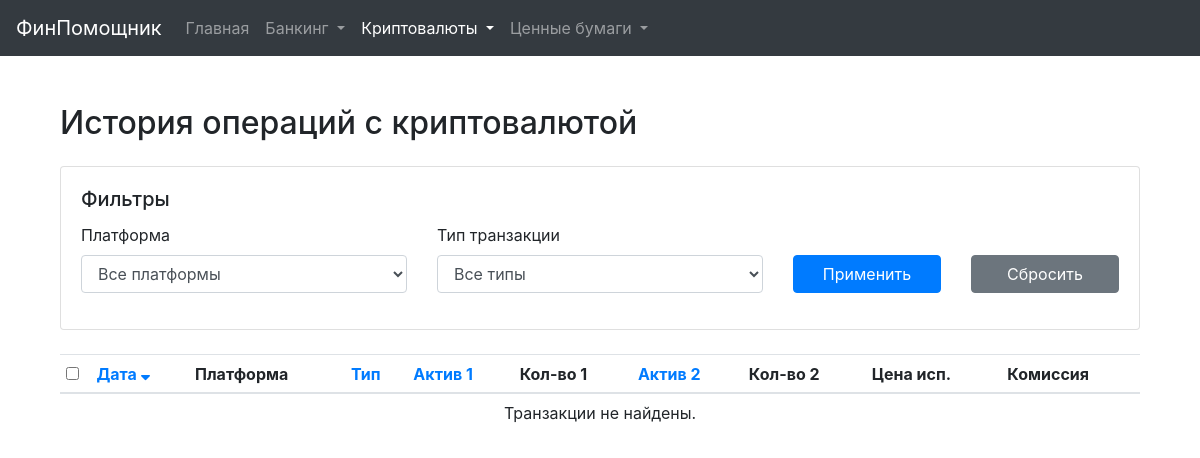
The app's page /crypto-transactions, older data.
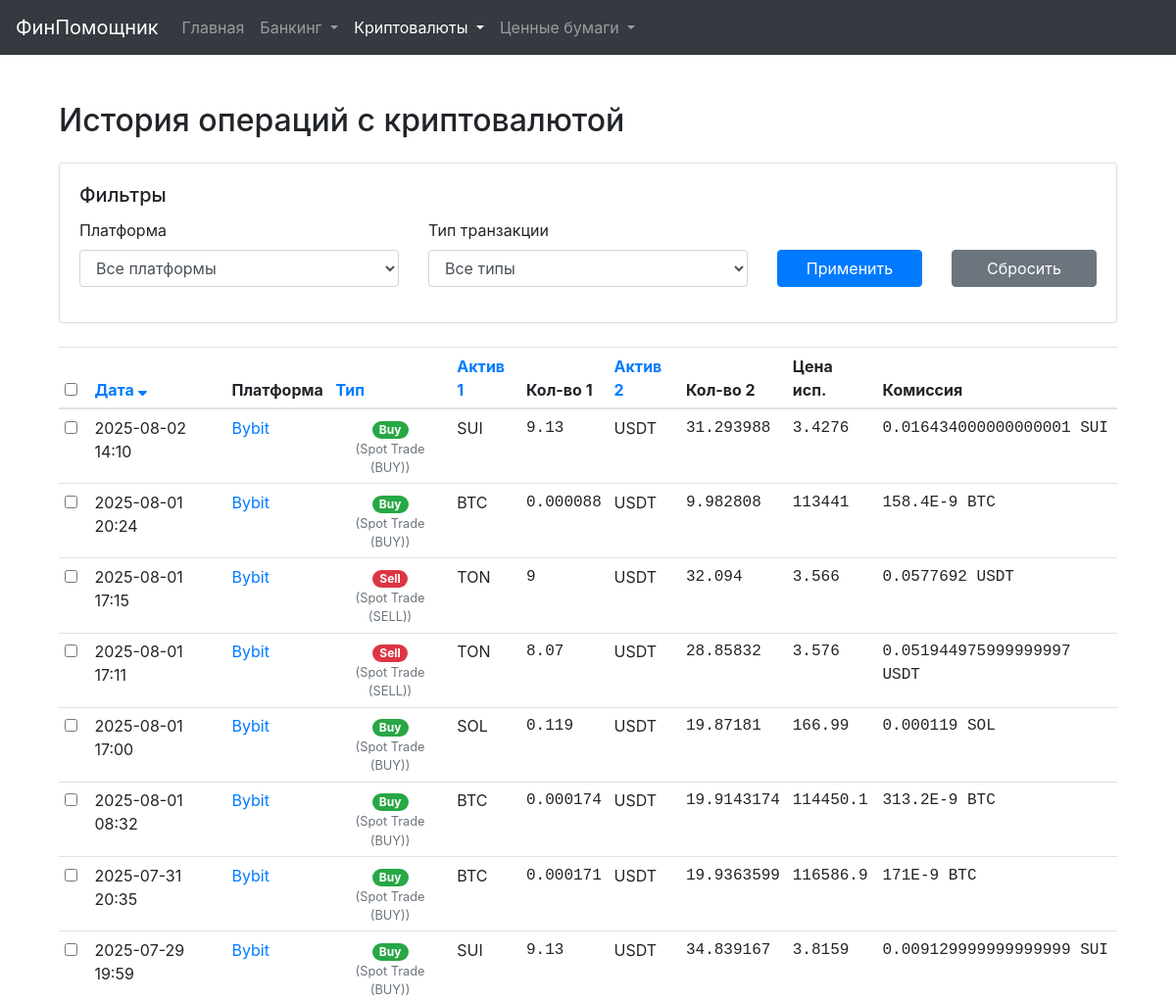
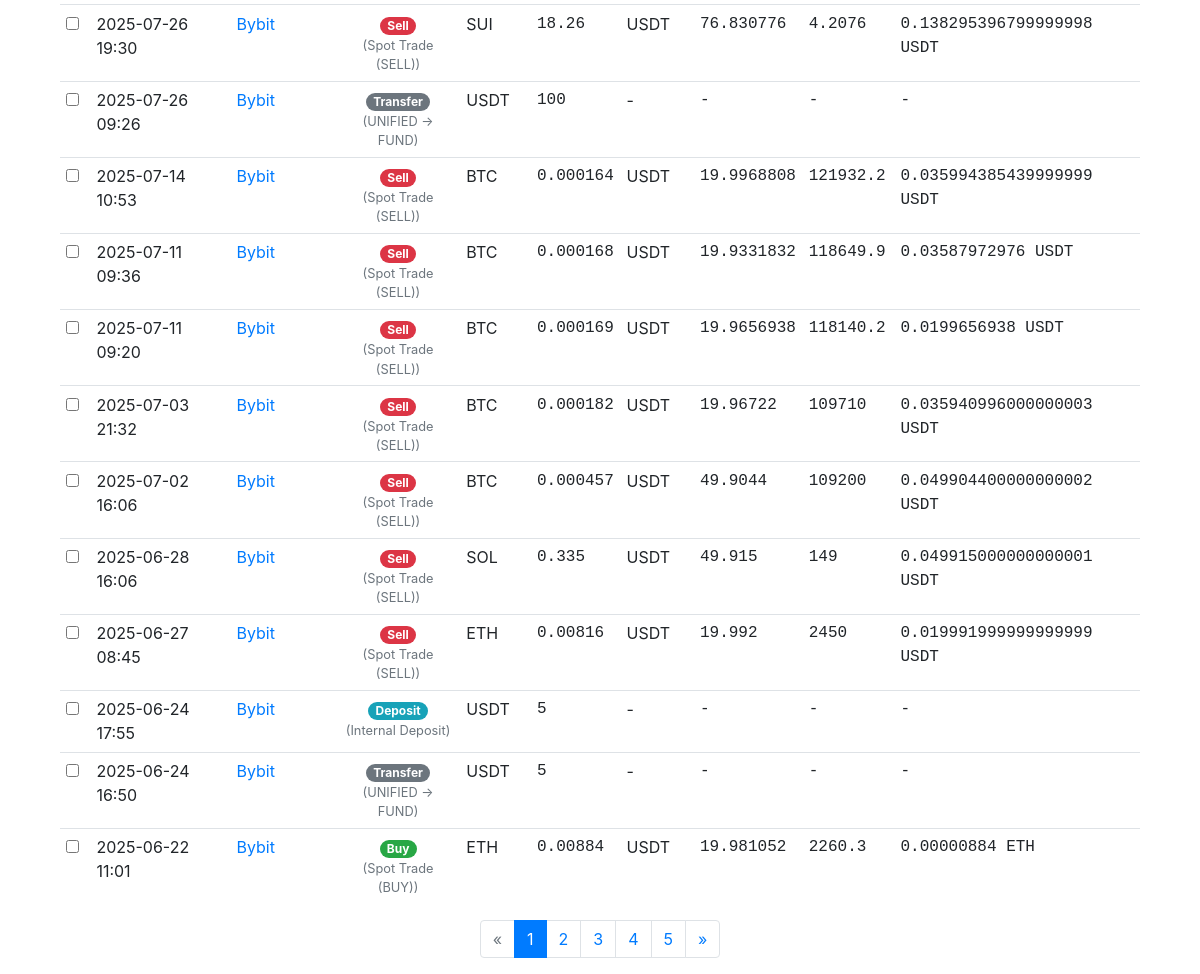
The same page, newer data (2 pictures, top to bottom).
### models.py (models this page shows, shortened)
class Transaction(db.Model):
    id = db.Column(db.Integer, primary_key=True)
    exchange_tx_id = db.Column(db.String(128), unique=True, nullable=True)
    timestamp = db.Column(db.DateTime, nullable=False, index=True)
    type = db.Column(db.String(64), nullable=False)
    raw_type = db.Column(db.String(128))
    asset1_ticker = db.Column(db.String(32))
    asset1_amount = db.Column(db.Numeric(36, 18))
    asset2_ticker = db.Column(db.String(32))
    asset2_amount = db.Column(db.Numeric(36, 18))
    fee_amount = db.Column(db.Numeric(36, 18))
    fee_currency = db.Column(db.String(32))
    execution_price = db.Column(db.Numeric(36, 18)) # Новое поле для цены исполнения сделки
    description = db.Column(db.Text)
    platform_id = db.Column(db.Integer, db.ForeignKey('investment_platform.id'), nullable=False)
    platform = db.relationship('InvestmentPlatform', back_populates='transactions')

class InvestmentPlatform(db.Model):
    id = db.Column(db.Integer, primary_key=True)
    name = db.Column(db.String(128), nullable=False, unique=True)
    platform_type = db.Column(db.String(64), nullable=False)
    is_active = db.Column(db.Boolean, default=True, nullable=False)
    api_key = db.Column(db.String(256))
    api_secret_encrypted = db.Column(db.String(512))
    passphrase_encrypted = db.Column(db.String(512))
    other_credentials_json_encrypted = db.Column(db.Text)
    notes = db.Column(db.Text)
    last_sync_status = db.Column(db.String(128))
    last_synced_at = db.Column(db.DateTime)
    last_tx_synced_at = db.Column(db.DateTime) # Новая колонка для синхронизации транзакций
    manual_earn_balances_json = db.Column(db.Text, default='{}') # Новая колонка для ручных Earn балансов
    assets = db.relationship('InvestmentAsset', back_populates='platform', cascade="all, delete-orphan", lazy='dynamic')
    transactions = db.relationship('Transaction', back_populates='platform', cascade="all, delete-orphan", lazy='dynamic')
    @property
    def api_secret(self):
        return decrypt_data(self.api_secret_encrypted)
    @property
    def passphrase(self):
        return decrypt_data(self.passphrase_encrypted)
    @property
    def other_credentials_json(self):
        return decrypt_data(self.other_credentials_json_encrypted)

### main_routes.py (the view)
@main_bp.route('/crypto-transactions')
def ui_crypto_transactions():
    page = request.args.get('page', 1, type=int)
    sort_by = request.args.get('sort_by', 'timestamp')
    order = request.args.get('order', 'desc')
    filter_type = request.args.get('filter_type', 'all')
    filter_platform_id = request.args.get('filter_platform_id', 'all')
    transactions_query = Transaction.query.join(InvestmentPlatform).filter(
        InvestmentPlatform.platform_type == 'crypto_exchange'
    ).options(joinedload(Transaction.platform))
    if filter_type != 'all':
        transactions_query = transactions_query.filter(Transaction.type == filter_type)
    if filter_platform_id != 'all':
        transactions_query = transactions_query.filter(Transaction.platform_id == int(filter_platform_id))
    sort_column = getattr(Transaction, sort_by, Transaction.timestamp)
    if order == 'desc':
        transactions_query = transactions_query.order_by(desc(sort_column))
    else:
        transactions_query = transactions_query.order_by(asc(sort_column))
    transactions_pagination = transactions_query.paginate(page=page, per_page=current_app.config.get('ITEMS_PER_PAGE', 50), error_out=False)
    unique_transaction_types = [r[0] for r in db.session.query(Transaction.type).join(InvestmentPlatform).filter(InvestmentPlatform.platform_type == 'crypto_exchange').distinct().order_by(Transaction.type).all()]
    available_platforms = InvestmentPlatform.query.filter_by(platform_type='crypto_exchange').order_by(InvestmentPlatform.name).all()
    return render_template('crypto_transactions.html',
                           transactions=transactions_pagination.items,
                           pagination=transactions_pagination,
                           sort_by=sort_by, order=order,
                           filter_type=filter_type, filter_platform_id=filter_platform_id,
                           unique_transaction_types=unique_transaction_types,
                           platforms=available_platforms)

### templates/crypto_transactions.html (shortened to what this page needs)
{% extends "base.html" %}
{% macro sort_link(column, title) %}
    {% set new_order = 'asc' if sort_by == column and order == 'desc' else 'desc' %}
    <a href="{{ url_for('main.ui_crypto_transactions', sort_by=column, order=new_order, filter_type=filter_type, filter_platform_id=filter_platform_id, page=1) }}">
        {{ title }}
        {% if sort_by == column %}
            {% if order == 'asc' %}<i class="fas fa-sort-up"></i>{% else %}<i class="fas fa-sort-down"></i>{% endif %}
        {% endif %}
    </a>
{% endmacro %}
{% block content %}
<div class="container mt-4">
    <div class="d-flex justify-content-between align-items-center mb-3">
        <h2>История операций с криптовалютой</h2>
    </div>
    <div class="card mb-4">
        <div class="card-body">
            <h5 class="card-title">Фильтры</h5>
            <form method="GET" action="{{ url_for('main.ui_crypto_transactions') }}" class="row align-items-end">
                <div class="form-group col-md-4">
                    <label for="filter_platform_id">Платформа</label>
                    <select name="filter_platform_id" id="filter_platform_id" class="form-control">
                        <option value="all">Все платформы</option>
                    </select>
                </div>
                <div class="form-group col-md-4">
                    <label for="filter_type">Тип транзакции</label>
                    <select name="filter_type" id="filter_type" class="form-control">
                        <option value="all">Все типы</option>
                    </select>
                </div>
                <div class="form-group col-md-2">
                    <button type="submit" class="btn btn-primary btn-block">Применить</button>
                </div>
                <div class="form-group col-md-2">
                    <a href="{{ url_for('main.ui_crypto_transactions') }}" class="btn btn-secondary btn-block">Сбросить</a>
                </div>
            </form>
        </div>
    </div>
    <div class="table-responsive">
        <table class="table table-sm table-hover">
            <thead>
                <tr>
                    <th style="width: 30px;"><input type="checkbox" id="select-all" title="Выбрать все на странице"></th>
                    <th>{{ sort_link('timestamp', 'Дата') }}</th>
                    <th>Платформа</th>
                    <th>{{ sort_link('type', 'Тип') }}</th>
                    <th>{{ sort_link('asset1_ticker', 'Актив 1') }}</th>
                    <th class="text-end">Кол-во 1</th>
                    <th>{{ sort_link('asset2_ticker', 'Актив 2') }}</th>
                    <th class="text-end">Кол-во 2</th>
                    <th class="text-end">Цена исп.</th>
                    <th>Комиссия</th>
                </tr>
            </thead>
            <tbody>
                {% for tx in transactions %}
                {% set badge_map = {
                    'buy': 'badge-success',
                    'sell': 'badge-danger',
                    'deposit': 'badge-info',
                    'withdrawal': 'badge-warning',
                    'transfer': 'badge-secondary'
                } %}
                <tr class="transaction-row"
                    data-type="{{ tx.type }}"
                    data-pair="{{ tx.asset1_ticker }}/{{ tx.asset2_ticker or '' }}"
                    data-asset1-amount="{{ tx.asset1_amount|trim_zeros if tx.asset1_amount is not none else '0' }}"
                    data-asset2-amount="{{ tx.asset2_amount|trim_zeros if tx.asset2_amount is not none else '0' }}"
                    data-asset1-ticker="{{ tx.asset1_ticker }}"
                    data-asset2-ticker="{{ tx.asset2_ticker or '' }}">
                    <td><input type="checkbox" class="tx-selector"></td>
                    <td>{{ tx.timestamp.strftime('%Y-%m-%d %H:%M') }}</td>
                    <td><a href="{{ url_for('main.ui_investment_platform_detail', platform_id=tx.platform.id) }}">{{ tx.platform.name }}</a></td>
                    <td class="text-center">
                        <span class="badge badge-pill {{ badge_map.get(tx.type, 'badge-light') }}">{{ tx.type|capitalize }}</span>
                        {% if tx.raw_type and tx.raw_type|lower != tx.type|lower %}
                        <small class="text-muted d-block">({{ tx.raw_type }})</small>
                        {% endif %}
                    </td>
                    <td>{{ tx.asset1_ticker }}</td>
                    <td class="text-end text-monospace">{{ "%.8f"|format(tx.asset1_amount)|trim_zeros if tx.asset1_amount is not none else '-' }}</td>
                    <td>{{ tx.asset2_ticker or '-' }}</td>
                    <td class="text-end text-monospace">{{ "%.8f"|format(tx.asset2_amount)|trim_zeros if tx.asset2_amount is not none else '-' }}</td>
                    <td class="text-end text-monospace">{{ "%.8f"|format(tx.execution_price)|trim_zeros if tx.execution_price is not none else '-' }}</td>
                    <td class="text-monospace">{{ (tx.fee_amount|trim_zeros ~ ' ' ~ tx.fee_currency) if tx.fee_amount and tx.fee_amount > 0 and tx.fee_currency else '-' }}</td>
                </tr>
                {% else %}
                <tr>
                    <td colspan="10" class="text-center">Транзакции не найдены.</td>
                </tr>
                {% endfor %}
            </tbody>
        </table>
    </div>
    {% if pagination and pagination.pages > 1 %}
        <nav aria-label="Навигация по транзакциям">
            <ul class="pagination justify-content-center">
                {% set base_args = {'sort_by': sort_by, 'order': order, 'filter_type': filter_type, 'filter_platform_id': filter_platform_id} %}
                <li class="page-item {% if not pagination.has_prev %}disabled{% endif %}">
                    <a class="page-link" href="{{ url_for('main.ui_crypto_transactions', page=pagination.prev_num, **base_args) }}">&laquo;</a>
                </li>
                {% for p in pagination.iter_pages(left_edge=2, right_edge=2, left_current=2, right_current=2) %}
                    {% if p %}
                        <li class="page-item {% if p == pagination.page %}active{% endif %}">
                            <a class="page-link" href="{{ url_for('main.ui_crypto_transactions', page=p, **base_args) }}">{{ p }}</a>
                        </li>
                    {% else %}
                        <li class="page-item disabled"><span class="page-link">…</span></li>
                    {% endif %}
                {% endfor %}
                <li class="page-item {% if not pagination.has_next %}disabled{% endif %}">
                    <a class="page-link" href="{{ url_for('main.ui_crypto_transactions', page=pagination.next_num, **base_args) }}">&raquo;</a>
                </li>
            </ul>
        </nav>
    {% endif %}
</div>
{% endblock %}

### templates/base.html (shortened to what this page needs)
<!doctype html>
<html lang="ru">
<head>
    <link rel="stylesheet" href="https://stackpath.bootstrapcdn.com/bootstrap/4.5.2/css/bootstrap.min.css">
    <link rel="stylesheet" href="https://cdnjs.cloudflare.com/ajax/libs/font-awesome/5.15.4/css/all.min.css">
</head>
<body>
    <nav class="navbar navbar-expand-md navbar-dark bg-dark fixed-top">
        <a class="navbar-brand" href="{{ url_for('main.index') }}">ФинПомощник</a>
        <div class="collapse navbar-collapse" id="navbarsExampleDefault">
            <ul class="navbar-nav mr-auto">
                <li class="nav-item {% if request.endpoint == 'main.index' %}active{% endif %}">
                    <a class="nav-link" href="{{ url_for('main.index') }}">Главная</a>
                </li>
                {% set banking_endpoints = ['main.ui_accounts', 'main.ui_add_account_form', 'main.ui_edit_account_form', 'main.ui_transactions', 'main.ui_add_transaction_form', 'main.ui_edit_transaction_form', 'main.ui_debts', 'main.ui_add_debt_form', 'main.ui_repay_debt_form', 'main.ui_analytics_overview', 'main.ui_cashback_rules', 'main.ui_add_cashback_rule_form', 'main.ui_edit_cashback_rule_form', 'main.ui_categories', 'main.ui_add_category_form', 'main.ui_edit_category_form', 'main.ui_banks', 'main.ui_add_bank', 'main.ui_edit_bank'] %}
                <li class="nav-item dropdown {% if request.endpoint in banking_endpoints %}active{% endif %}">
                    <a class="nav-link dropdown-toggle" href="#" id="bankingDropdown" role="button" data-toggle="dropdown" aria-haspopup="true" aria-expanded="false">
                        Банкинг
                    </a>
                    </li>
                 {% set crypto_endpoints = ['main.ui_investment_platforms', 'main.ui_investment_platform_detail', 'main.ui_add_investment_platform_form', 'main.ui_edit_investment_platform_form', 'main.ui_crypto_assets', 'main.ui_crypto_transactions'] %}
                <li class="nav-item dropdown {% if request.endpoint in crypto_endpoints %}active{% endif %}">
                    <a class="nav-link dropdown-toggle" href="#" id="cryptoDropdown" role="button" data-toggle="dropdown" aria-haspopup="true" aria-expanded="false">
                        Криптовалюты
                    </a>
                </li>
                {% set securities_endpoints = ['securities.ui_brokers', 'securities.ui_broker_detail', 'securities.ui_securities_assets', 'securities.ui_securities_transactions'] %}
                <li class="nav-item dropdown {% if request.endpoint in securities_endpoints %}active{% endif %}">
                    <a class="nav-link dropdown-toggle" href="#" id="securitiesDropdown" role="button" data-toggle="dropdown" aria-haspopup="true" aria-expanded="false">
                        Ценные бумаги
                    </a>
                </li>
            </ul>
        </div>
    </nav>
    <main role="main" class="container">
        {% block content %}{% endblock %}
    </main>
</body>
</html>

### templates/base.html (style rules this page uses)
body { padding-top: 5rem; }
.nav-link { color: #007bff; }

### templates/crypto_transactions.html (style rules this page uses)
.transaction-row { cursor: pointer; }
.table-sm th, .table-sm td { padding: 0.4rem; }

Row changes from the older to the newer data that the page shows:
added Transaction: timestamp "2025-08-02 14:10", platform.name "Bybit", type "Buy", raw_type "Spot Trade (BUY)", asset1_ticker "SUI", asset1_amount "9.13", asset2_ticker "USDT", asset2_amount "31.293988", execution_price "3.4276", fee_amount+fee_currency "0.016434000000000001 SUI"
added Transaction: timestamp "2025-08-01 20:24", platform.name "Bybit", type "Buy", raw_type "Spot Trade (BUY)", asset1_ticker "BTC", asset1_amount "0.000088", asset2_ticker "USDT", asset2_amount "9.982808", execution_price "113441", fee_amount+fee_currency "158.4E-9 BTC"
added Transaction: timestamp "2025-08-01 17:15", platform.name "Bybit", type "Sell", raw_type "Spot Trade (SELL)", asset1_ticker "TON", asset1_amount "9", asset2_ticker "USDT", asset2_amount "32.094", execution_price "3.566", fee_amount+fee_currency "0.0577692 USDT"
added Transaction: timestamp "2025-08-01 17:11", platform.name "Bybit", type "Sell", raw_type "Spot Trade (SELL)", asset1_ticker "TON", asset1_amount "8.07", asset2_ticker "USDT", asset2_amount "28.85832", execution_price "3.576", fee_amount+fee_currency "0.051944975999999997 USDT"
added Transaction: timestamp "2025-08-01 17:00", platform.name "Bybit", type "Buy", raw_type "Spot Trade (BUY)", asset1_ticker "SOL", asset1_amount "0.119", asset2_ticker "USDT", asset2_amount "19.87181", execution_price "166.99", fee_amount+fee_currency "0.000119 SOL"
added Transaction: timestamp "2025-08-01 08:32", platform.name "Bybit", type "Buy", raw_type "Spot Trade (BUY)", asset1_ticker "BTC", asset1_amount "0.000174", asset2_ticker "USDT", asset2_amount "19.9143174", execution_price "114450.1", fee_amount+fee_currency "313.2E-9 BTC"
added Transaction: timestamp "2025-07-31 20:35", platform.name "Bybit", type "Buy", raw_type "Spot Trade (BUY)", asset1_ticker "BTC", asset1_amount "0.000171", asset2_ticker "USDT", asset2_amount "19.9363599", execution_price "116586.9", fee_amount+fee_currency "171E-9 BTC"
added Transaction: timestamp "2025-07-29 19:59", platform.name "Bybit", type "Buy", raw_type "Spot Trade (BUY)", asset1_ticker "SUI", asset1_amount "9.13", asset2_ticker "USDT", asset2_amount "34.839167", execution_price "3.8159", fee_amount+fee_currency "0.009129999999999999 SUI"
added Transaction: timestamp "2025-07-26 19:30", platform.name "Bybit", type "Sell", raw_type "Spot Trade (SELL)", asset1_ticker "SUI", asset1_amount "18.26", asset2_ticker "USDT", asset2_amount "76.830776", execution_price "4.2076", fee_amount+fee_currency "0.138295396799999998 USDT"
added Transaction: timestamp "2025-07-26 09:26", platform.name "Bybit", type "Transfer", raw_type "UNIFIED -> FUND", asset1_ticker "USDT", asset1_amount "100", asset2_ticker "-", asset2_amount "-", execution_price "-", fee_amount "-"
added Transaction: timestamp "2025-07-14 10:53", platform.name "Bybit", type "Sell", raw_type "Spot Trade (SELL)", asset1_ticker "BTC", asset1_amount "0.000164", asset2_ticker "USDT", asset2_amount "19.9968808", execution_price "121932.2", fee_amount+fee_currency "0.035994385439999999 USDT"
added Transaction: timestamp "2025-07-11 09:36", platform.name "Bybit", type "Sell", raw_type "Spot Trade (SELL)", asset1_ticker "BTC", asset1_amount "0.000168", asset2_ticker "USDT", asset2_amount "19.9331832", execution_price "118649.9", fee_amount+fee_currency "0.03587972976 USDT"
added Transaction: timestamp "2025-07-11 09:20", platform.name "Bybit", type "Sell", raw_type "Spot Trade (SELL)", asset1_ticker "BTC", asset1_amount "0.000169", asset2_ticker "USDT", asset2_amount "19.9656938", execution_price "118140.2", fee_amount+fee_currency "0.0199656938 USDT"
added Transaction: timestamp "2025-07-03 21:32", platform.name "Bybit", type "Sell", raw_type "Spot Trade (SELL)", asset1_ticker "BTC", asset1_amount "0.000182", asset2_ticker "USDT", asset2_amount "19.96722", execution_price "109710", fee_amount+fee_currency "0.035940996000000003 USDT"
added Transaction: timestamp "2025-07-02 16:06", platform.name "Bybit", type "Sell", raw_type "Spot Trade (SELL)", asset1_ticker "BTC", asset1_amount "0.000457", asset2_ticker "USDT", asset2_amount "49.9044", execution_price "109200", fee_amount+fee_currency "0.049904400000000002 USDT"
added Transaction: timestamp "2025-06-28 16:06", platform.name "Bybit", type "Sell", raw_type "Spot Trade (SELL)", asset1_ticker "SOL", asset1_amount "0.335", asset2_ticker "USDT", asset2_amount "49.915", execution_price "149", fee_amount+fee_currency "0.049915000000000001 USDT"
added Transaction: timestamp "2025-06-27 08:45", platform.name "Bybit", type "Sell", raw_type "Spot Trade (SELL)", asset1_ticker "ETH", asset1_amount "0.00816", asset2_ticker "USDT", asset2_amount "19.992", execution_price "2450", fee_amount+fee_currency "0.019991999999999999 USDT"
added Transaction: timestamp "2025-06-24 17:55", platform.name "Bybit", type "Deposit", raw_type "Internal Deposit", asset1_ticker "USDT", asset1_amount "5", asset2_ticker "-", asset2_amount "-", execution_price "-", fee_amount "-"
added Transaction: timestamp "2025-06-24 16:50", platform.name "Bybit", type "Transfer", raw_type "UNIFIED -> FUND", asset1_ticker "USDT", asset1_amount "5", asset2_ticker "-", asset2_amount "-", execution_price "-", fee_amount "-"
added Transaction: timestamp "2025-06-22 11:01", platform.name "Bybit", type "Buy", raw_type "Spot Trade (BUY)", asset1_ticker "ETH", asset1_amount "0.00884", asset2_ticker "USDT", asset2_amount "19.981052", execution_price "2260.3", fee_amount+fee_currency "0.00000884 ETH"
Text that changed along with them:
text no longer shown: "Транзакции не найдены."
new list line: "1"
new list line: "2"
new list line: "3"
new list line: "4"
new list line: "5"
